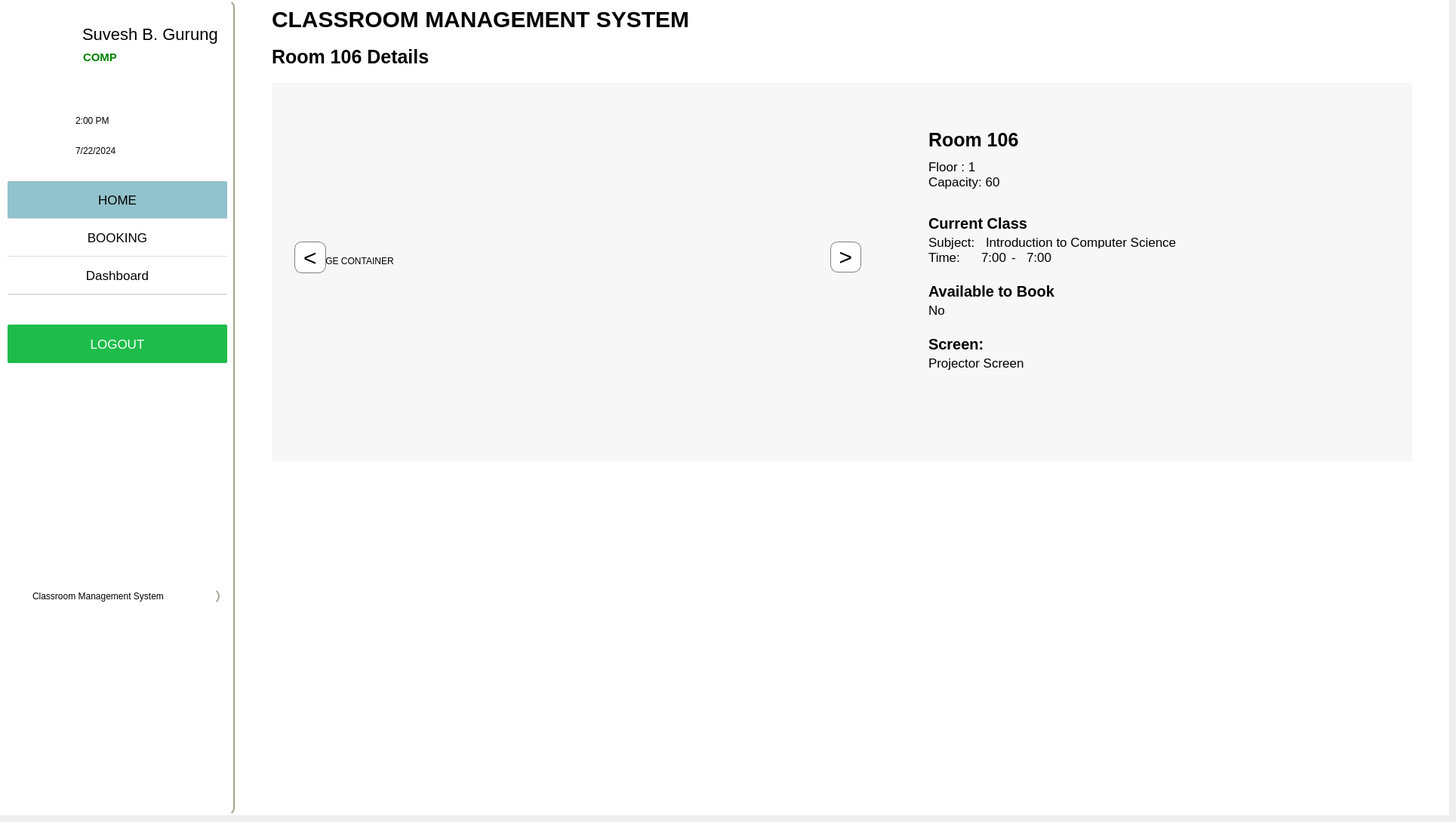
      <widget class="QWidget" name="room_106_page">
       <widget class="QFrame" name="frame_9">
        <property name="geometry">
         <rect>
          <x>0</x>
          <y>0</y>
          <width>1920</width>
          <height>1080</height>
         </rect>
        </property>
        <property name="styleSheet">
         <string notr="true">
background-color:white;
border:none;</string>
        </property>
        <property name="frameShape">
         <enum>QFrame::StyledPanel</enum>
        </property>
        <property name="frameShadow">
         <enum>QFrame::Raised</enum>
        </property>
        <widget class="QFrame" name="main_content_2">
         <property name="geometry">
          <rect>
           <x>320</x>
           <y>-10</y>
           <width>1591</width>
           <height>1080</height>
          </rect>
         </property>
         <property name="minimumSize">
          <size>
           <width>1541</width>
           <height>0</height>
          </size>
         </property>
         <property name="styleSheet">
          <string notr="true">
QFrame{
border-left:2px;

}</string>
         </property>
         <property name="frameShape">
          <enum>QFrame::StyledPanel</enum>
         </property>
         <property name="frameShadow">
          <enum>QFrame::Raised</enum>
         </property>
         <widget class="QFrame" name="header_3">
          <property name="geometry">
           <rect>
            <x>0</x>
            <y>10</y>
            <width>1581</width>
            <height>51</height>
           </rect>
          </property>
          <property name="frameShape">
           <enum>QFrame::StyledPanel</enum>
          </property>
          <property name="frameShadow">
           <enum>QFrame::Raised</enum>
          </property>
          <widget class="QLabel" name="label_15">
           <property name="geometry">
            <rect>
             <x>40</x>
             <y>0</y>
             <width>1161</width>
             <height>51</height>
            </rect>
           </property>
           <property name="styleSheet">
            <string notr="true">font-size:30px;
color:black;
font-weight:bold;</string>
           </property>
           <property name="text">
            <string>CLASSROOM MANAGEMENT SYSTEM</string>
           </property>
          </widget>
         </widget>
         <widget class="QFrame" name="room_info">
          <property name="geometry">
           <rect>
            <x>40</x>
            <y>120</y>
            <width>1511</width>
            <height>501</height>
           </rect>
          </property>
          <property name="styleSheet">
           <string notr="true">QFrame{
background-color:rgba(234, 234, 234,0.4);
}</string>
          </property>
          <property name="frameShape">
           <enum>QFrame::StyledPanel</enum>
          </property>
          <property name="frameShadow">
           <enum>QFrame::Raised</enum>
          </property>
          <widget class="QFrame" name="iamge_frame">
           <property name="geometry">
            <rect>
             <x>10</x>
             <y>10</y>
             <width>841</width>
             <height>471</height>
            </rect>
           </property>
           <property name="styleSheet">
            <string notr="true">color:black;
background:transparent;</string>
           </property>
           <property name="frameShape">
            <enum>QFrame::StyledPanel</enum>
           </property>
           <property name="frameShadow">
            <enum>QFrame::Raised</enum>
           </property>
           <widget class="QWidget" name="widget" native="true">
            <property name="geometry">
             <rect>
              <x>40</x>
              <y>20</y>
              <width>711</width>
              <height>411</height>
             </rect>
            </property>
            <widget class="QLabel" name="image_holder">
             <property name="geometry">
              <rect>
               <x>0</x>
               <y>0</y>
               <width>711</width>
               <height>411</height>
              </rect>
             </property>
             <property name="styleSheet">
              <string notr="true">background-color:transparent;</string>
             </property>
             <property name="text">
              <string>IMAGE CONTAINER</string>
             </property>
            </widget>
           </widget>
           <widget class="QPushButton" name="right_swipe_button">
            <property name="geometry">
             <rect>
              <x>730</x>
              <y>200</y>
              <width>41</width>
              <height>41</height>
             </rect>
            </property>
            <property name="styleSheet">
             <string notr="true">background-color:white;
border:1px solid grey;

border-radius: 10px;
max-width:40px;
max-height:40px;
font-size:30px;</string>
            </property>
            <property name="text">
             <string>&gt;</string>
            </property>
           </widget>
           <widget class="QPushButton" name="left_swipe_button">
            <property name="geometry">
             <rect>
              <x>20</x>
              <y>200</y>
              <width>42</width>
              <height>42</height>
             </rect>
            </property>
            <property name="styleSheet">
             <string notr="true">background-color:white;
border:1px solid grey;

border-radius: 10px;
max-width:40px;
max-height:40px;
font-size:30px;</string>
            </property>
            <property name="text">
             <string>&lt;</string>
            </property>
           </widget>
          </widget>
          <widget class="QFrame" name="room_details_info">
           <property name="geometry">
            <rect>
             <x>850</x>
             <y>30</y>
             <width>641</width>
             <height>471</height>
            </rect>
           </property>
           <property name="styleSheet">
            <string notr="true">background:transparent;</string>
           </property>
           <property name="frameShape">
            <enum>QFrame::StyledPanel</enum>
           </property>
           <property name="frameShadow">
            <enum>QFrame::Raised</enum>
           </property>
           <widget class="QLabel" name="room_number">
            <property name="geometry">
             <rect>
              <x>20</x>
              <y>30</y>
              <width>141</width>
              <height>31</height>
             </rect>
            </property>
            <property name="styleSheet">
             <string notr="true">color:black;
font-size:25px;
font-weight:bold;</string>
            </property>
            <property name="text">
             <string>Room 106</string>
            </property>
           </widget>
           <widget class="QLabel" name="Floor">
            <property name="geometry">
             <rect>
              <x>20</x>
              <y>70</y>
              <width>71</width>
              <height>21</height>
             </rect>
            </property>
            <property name="styleSheet">
             <string notr="true">color:black;
font-size:17px;</string>
            </property>
            <property name="text">
             <string>Floor : 1</string>
            </property>
           </widget>
           <widget class="QLabel" name="capacity">
            <property name="geometry">
             <rect>
              <x>20</x>
              <y>90</y>
              <width>101</width>
              <height>21</height>
             </rect>
            </property>
            <property name="styleSheet">
             <string notr="true">color:black;
font-size:17px;</string>
            </property>
            <property name="text">
             <string>Capacity: 60</string>
            </property>
           </widget>
           <widget class="QLabel" name="room_number_2">
            <property name="geometry">
             <rect>
              <x>20</x>
              <y>140</y>
              <width>171</width>
              <height>31</height>
             </rect>
            </property>
            <property name="styleSheet">
             <string notr="true">color:black;
font-size:20px;
font-weight:bold;</string>
            </property>
            <property name="text">
             <string>Current Class</string>
            </property>
           </widget>
           <widget class="QLabel" name="Subject">
            <property name="geometry">
             <rect>
              <x>20</x>
              <y>170</y>
              <width>71</width>
              <height>21</height>
             </rect>
            </property>
            <property name="styleSheet">
             <string notr="true">color:black;
font-size:17px;</string>
            </property>
            <property name="text">
             <string>Subject:</string>
            </property>
           </widget>
           <widget class="QLabel" name="Subject_name">
            <property name="geometry">
             <rect>
              <x>90</x>
              <y>170</y>
              <width>271</width>
              <height>21</height>
             </rect>
            </property>
            <property name="styleSheet">
             <string notr="true">color:black;
font-size:17px;
padding:2px;</string>
            </property>
            <property name="text">
             <string>Introduction to Computer Science</string>
            </property>
           </widget>
           <widget class="QLabel" name="Time">
            <property name="geometry">
             <rect>
              <x>20</x>
              <y>190</y>
              <width>71</width>
              <height>21</height>
             </rect>
            </property>
            <property name="styleSheet">
             <string notr="true">color:black;
font-size:17px;</string>
            </property>
            <property name="text">
             <string>Time:</string>
            </property>
           </widget>
           <widget class="QLabel" name="start_time">
            <property name="geometry">
             <rect>
              <x>90</x>
              <y>190</y>
              <width>41</width>
              <height>21</height>
             </rect>
            </property>
            <property name="styleSheet">
             <string notr="true">color:black;
font-size:17px;</string>
            </property>
            <property name="text">
             <string>7:00 </string>
            </property>
           </widget>
           <widget class="QLabel" name="dash">
            <property name="geometry">
             <rect>
              <x>130</x>
              <y>190</y>
              <width>16</width>
              <height>21</height>
             </rect>
            </property>
            <property name="styleSheet">
             <string notr="true">color:black;
font-size:17px;</string>
            </property>
            <property name="text">
             <string>-</string>
            </property>
           </widget>
           <widget class="QLabel" name="end_time">
            <property name="geometry">
             <rect>
              <x>150</x>
              <y>190</y>
              <width>41</width>
              <height>21</height>
             </rect>
            </property>
            <property name="styleSheet">
             <string notr="true">color:black;
font-size:17px;</string>
            </property>
            <property name="text">
             <string>7:00 </string>
            </property>
           </widget>
           <widget class="QLabel" name="Available">
            <property name="geometry">
             <rect>
              <x>20</x>
              <y>230</y>
              <width>171</width>
              <height>31</height>
             </rect>
            </property>
            <property name="styleSheet">
             <string notr="true">color:black;
font-size:20px;
font-weight:bold;</string>
            </property>
            <property name="text">
             <string>Available to Book</string>
            </property>
           </widget>
           <widget class="QLabel" name="availability_status">
            <property name="geometry">
             <rect>
              <x>20</x>
              <y>260</y>
              <width>71</width>
              <height>21</height>
             </rect>
            </property>
            <property name="styleSheet">
             <string notr="true">color:black;
font-size:17px;</string>
            </property>
            <property name="text">
             <string>No</string>
            </property>
           </widget>
           <widget class="QLabel" name="screen">
            <property name="geometry">
             <rect>
              <x>20</x>
              <y>300</y>
              <width>171</width>
              <height>31</height>
             </rect>
            </property>
            <property name="styleSheet">
             <string notr="true">color:black;
font-size:20px;
font-weight:bold;</string>
            </property>
            <property name="text">
             <string>Screen:</string>
            </property>
           </widget>
           <widget class="QLabel" name="screentype">
            <property name="geometry">
             <rect>
              <x>20</x>
              <y>330</y>
              <width>131</width>
              <height>21</height>
             </rect>
            </property>
            <property name="styleSheet">
             <string notr="true">color:black;
font-size:17px;</string>
            </property>
            <property name="text">
             <string>Projector Screen</string>
            </property>
           </widget>
          </widget>
         </widget>
         <widget class="QLabel" name="room_name">
          <property name="geometry">
           <rect>
            <x>40</x>
            <y>60</y>
            <width>1161</width>
            <height>51</height>
           </rect>
          </property>
          <property name="styleSheet">
           <string notr="true">font-size:25px;
color:black;
font-weight:bold;</string>
          </property>
          <property name="text">
           <string>Room 106 Details</string>
          </property>
         </widget>
        </widget>
        <widget class="QFrame" name="sidebar_5">
         <property name="geometry">
          <rect>
           <x>0</x>
           <y>0</y>
           <width>311</width>
           <height>1080</height>
          </rect>
         </property>
         <property name="minimumSize">
          <size>
           <width>0</width>
           <height>0</height>
          </size>
         </property>
         <property name="styleSheet">
          <string notr="true">
background-color:white;
border:2.2px solid  rgb(162, 166, 143);
border-top:10px;
border-left:10px;
border-bottom:10px;
border-radius:10px;

</string>
         </property>
         <property name="frameShape">
          <enum>QFrame::StyledPanel</enum>
         </property>
         <property name="frameShadow">
          <enum>QFrame::Raised</enum>
         </property>
         <widget class="QFrame" name="frame_10">
          <property name="geometry">
           <rect>
            <x>10</x>
            <y>10</y>
            <width>291</width>
            <height>121</height>
           </rect>
          </property>
          <property name="styleSheet">
           <string notr="true">border:none;</string>
          </property>
          <property name="frameShape">
           <enum>QFrame::StyledPanel</enum>
          </property>
          <property name="frameShadow">
           <enum>QFrame::Raised</enum>
          </property>
          <widget class="QLabel" name="username_5">
           <property name="geometry">
            <rect>
             <x>99</x>
             <y>20</y>
             <width>201</width>
             <height>31</height>
            </rect>
           </property>
           <property name="styleSheet">
            <string notr="true">color:rgb(0, 0, 0);
font-size:22px;</string>
           </property>
           <property name="text">
            <string>Suvesh B. Gurung</string>
           </property>
          </widget>
          <widget class="QLabel" name="department_5">
           <property name="geometry">
            <rect>
             <x>100</x>
             <y>50</y>
             <width>191</width>
             <height>31</height>
            </rect>
           </property>
           <property name="styleSheet">
            <string notr="true">color:green;
font-weight:bold;
font-size:15px;</string>
           </property>
           <property name="text">
            <string>COMP</string>
           </property>
          </widget>
          <widget class="QLabel" name="label_14">
           <property name="geometry">
            <rect>
             <x>0</x>
             <y>0</y>
             <width>91</width>
             <height>91</height>
            </rect>
           </property>
           <property name="styleSheet">
            <string notr="true">
background-image: url(:/resource/assets/Cms.png);
</string>
           </property>
           <property name="text">
            <string/>
           </property>
           <property name="pixmap">
            <pixmap resource="resources.qrc">:/resource/assets/Cms.png</pixmap>
           </property>
           <property name="scaledContents">
            <bool>true</bool>
           </property>
          </widget>
         </widget>
         <widget class="QFrame" name="dynamic_time_4">
          <property name="geometry">
           <rect>
            <x>10</x>
            <y>130</y>
            <width>291</width>
            <height>121</height>
           </rect>
          </property>
          <property name="styleSheet">
           <string notr="true">border:none;</string>
          </property>
          <property name="frameShape">
           <enum>QFrame::StyledPanel</enum>
          </property>
          <property name="frameShadow">
           <enum>QFrame::Raised</enum>
          </property>
          <widget class="QLabel" name="time_3">
           <property name="geometry">
            <rect>
             <x>90</x>
             <y>20</y>
             <width>141</width>
             <height>20</height>
            </rect>
           </property>
           <property name="styleSheet">
            <string notr="true">QLabel{
color:black;
font-size:17px;
};</string>
           </property>
           <property name="text">
            <string>2:00 PM</string>
           </property>
          </widget>
          <widget class="QLabel" name="time_icon_4">
           <property name="geometry">
            <rect>
             <x>50</x>
             <y>20</y>
             <width>21</width>
             <height>21</height>
            </rect>
           </property>
           <property name="text">
            <string/>
           </property>
           <property name="pixmap">
            <pixmap resource="resources.qrc">:/resource/assets/clock.png</pixmap>
           </property>
           <property name="scaledContents">
            <bool>true</bool>
           </property>
          </widget>
          <widget class="QLabel" name="date_6">
           <property name="geometry">
            <rect>
             <x>90</x>
             <y>60</y>
             <width>141</width>
             <height>20</height>
            </rect>
           </property>
           <property name="styleSheet">
            <string notr="true">QLabel{
color:black;
font-size:17px;
};</string>
           </property>
           <property name="text">
            <string>7/22/2024</string>
           </property>
          </widget>
          <widget class="QLabel" name="date_icon_4">
           <property name="geometry">
            <rect>
             <x>50</x>
             <y>60</y>
             <width>21</width>
             <height>21</height>
            </rect>
           </property>
           <property name="text">
            <string/>
           </property>
           <property name="pixmap">
            <pixmap resource="resources.qrc">:/resource/assets/calendar.png</pixmap>
           </property>
           <property name="scaledContents">
            <bool>true</bool>
           </property>
          </widget>
         </widget>
         <widget class="QFrame" name="navigation_4">
          <property name="geometry">
           <rect>
            <x>10</x>
            <y>240</y>
            <width>291</width>
            <height>191</height>
           </rect>
          </property>
          <property name="styleSheet">
           <string notr="true">border:none;</string>
          </property>
          <property name="frameShape">
           <enum>QFrame::StyledPanel</enum>
          </property>
          <property name="frameShadow">
           <enum>QFrame::Raised</enum>
          </property>
          <widget class="QPushButton" name="home_6">
           <property name="geometry">
            <rect>
             <x>0</x>
             <y>0</y>
             <width>291</width>
             <height>51</height>
            </rect>
           </property>
           <property name="styleSheet">
            <string notr="true">QPushButton {
    background-color: rgb(146,194,204);
    font-size: 17px;
    color: black;
    border: none;
border-radius:2px;
    border-bottom: 2px solid rgb(221, 221, 221); /* Adds a bottom border */
}

QPushButton:hover {
    background-color: grey;
    color: white;
}
</string>
           </property>
           <property name="text">
            <string>HOME</string>
           </property>
          </widget>
          <widget class="QPushButton" name="booking_6">
           <property name="geometry">
            <rect>
             <x>0</x>
             <y>50</y>
             <width>291</width>
             <height>51</height>
            </rect>
           </property>
           <property name="styleSheet">
            <string notr="true">QPushButton {
    background-color: white;
    font-size: 17px;
    color: black;
    border: none;
border-radius:2px;
    border-bottom: 2px solid rgb(221, 221, 221); /* Adds a bottom border */
}

QPushButton:hover {
    background-color: grey;
    color: white;
}
</string>
           </property>
           <property name="text">
            <string>BOOKING</string>
           </property>
          </widget>
          <widget class="QPushButton" name="schedule_6">
           <property name="geometry">
            <rect>
             <x>0</x>
             <y>100</y>
             <width>291</width>
             <height>51</height>
            </rect>
           </property>
           <property name="styleSheet">
            <string notr="true">QPushButton {
    background-color: white;
    font-size: 17px;
    color: black;
    border: none;
border-radius:2px;
    border-bottom: 2px solid rgb(221, 221, 221); /* Adds a bottom border */
}

QPushButton:hover {
    background-color: grey;
    color: white;
}
</string>
           </property>
           <property name="text">
            <string>Dashboard</string>
           </property>
          </widget>
         </widget>
         <widget class="QFrame" name="log_4">
          <property name="geometry">
           <rect>
            <x>10</x>
            <y>430</y>
            <width>291</width>
            <height>191</height>
           </rect>
          </property>
          <property name="styleSheet">
           <string notr="true">border:none;</string>
          </property>
          <property name="frameShape">
           <enum>QFrame::StyledPanel</enum>
          </property>
          <property name="frameShadow">
           <enum>QFrame::Raised</enum>
          </property>
          <widget class="QPushButton" name="logout_button_6">
           <property name="geometry">
            <rect>
             <x>0</x>
             <y>0</y>
             <width>291</width>
             <height>51</height>
            </rect>
           </property>
           <property name="styleSheet">
            <string notr="true">

QPushButton {
background-color: rgb(30, 188, 75);
color:white;
border-radius:2px;
font-size:17px;
        }



QPushButton:hover {
          background-color: #0fa191;
			color:white;
        }</string>
           </property>
           <property name="text">
            <string>LOGOUT</string>
           </property>
          </widget>
         </widget>
         <widget class="QLabel" name="index_6">
          <property name="geometry">
           <rect>
            <x>40</x>
            <y>780</y>
            <width>251</width>
            <height>20</height>
           </rect>
          </property>
          <property name="styleSheet">
           <string notr="true">color: rgb(0, 0, 0);</string>
          </property>
          <property name="text">
           <string>Classroom Management System</string>
          </property>
         </widget>
        </widget>
       </widget>
      </widget>
